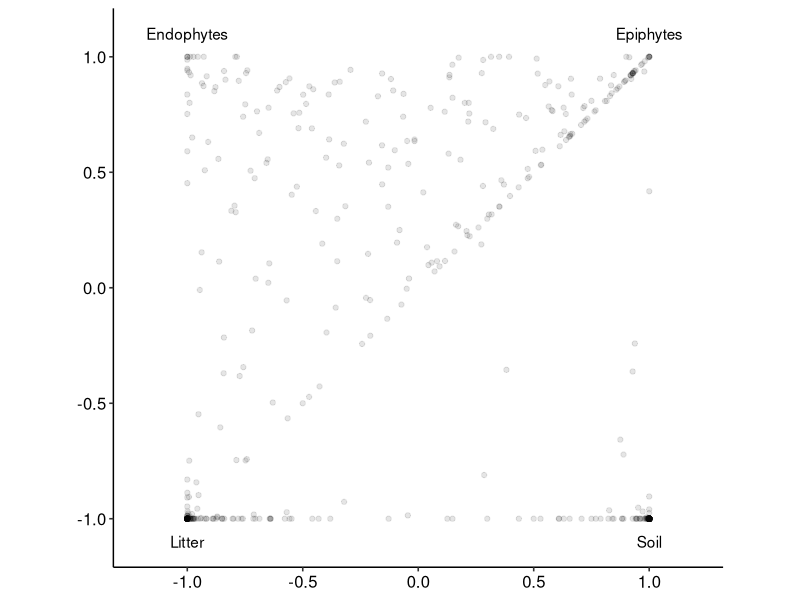
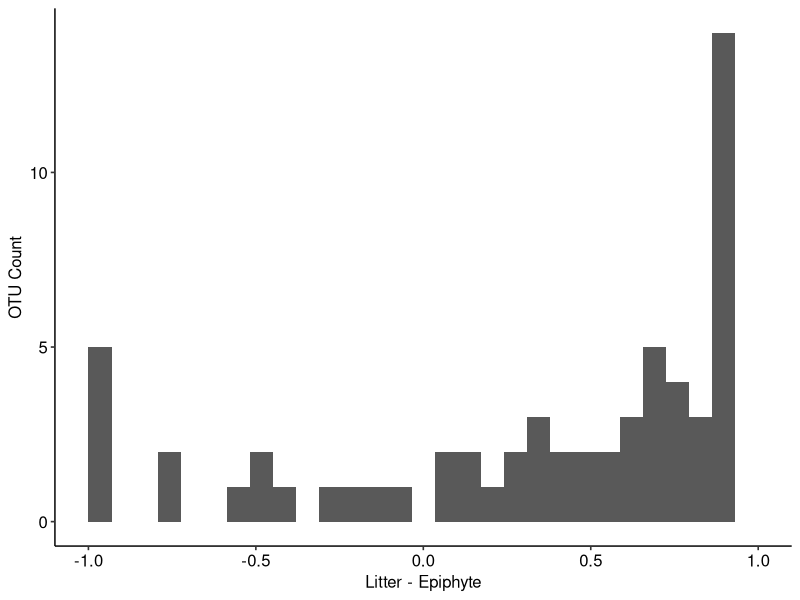
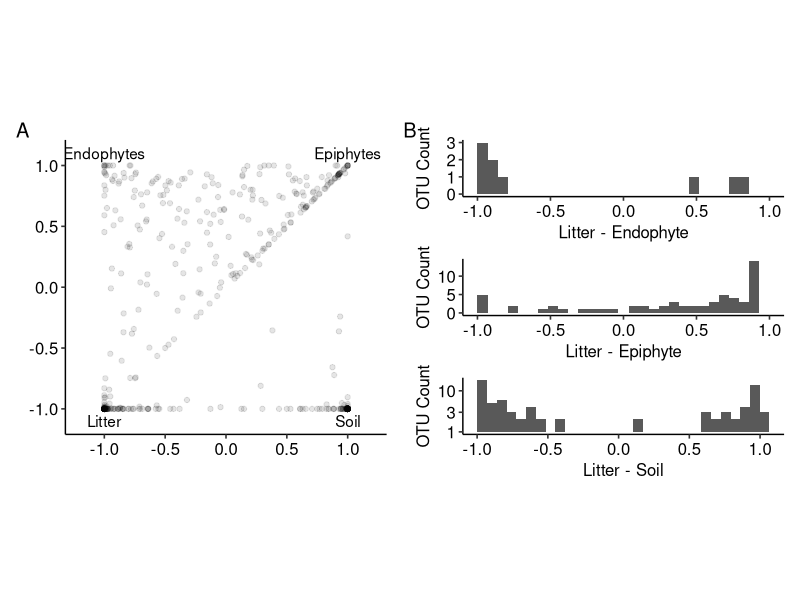
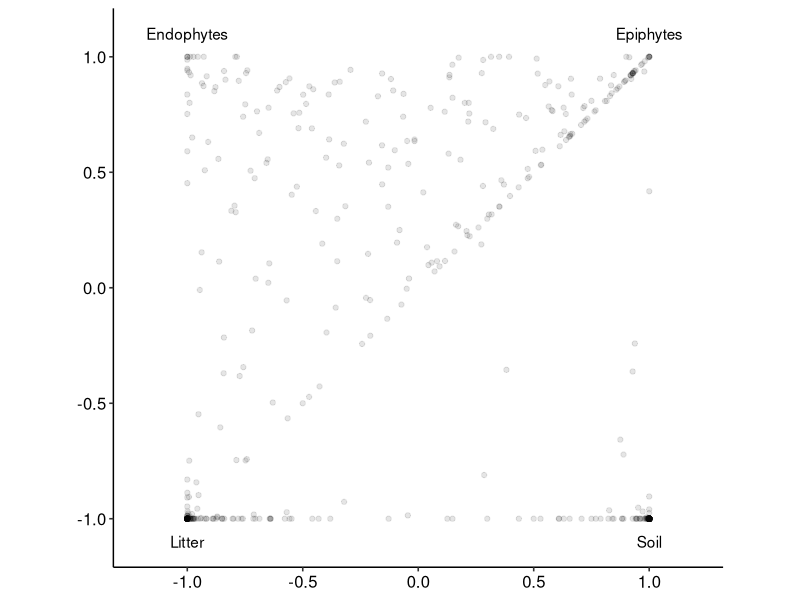
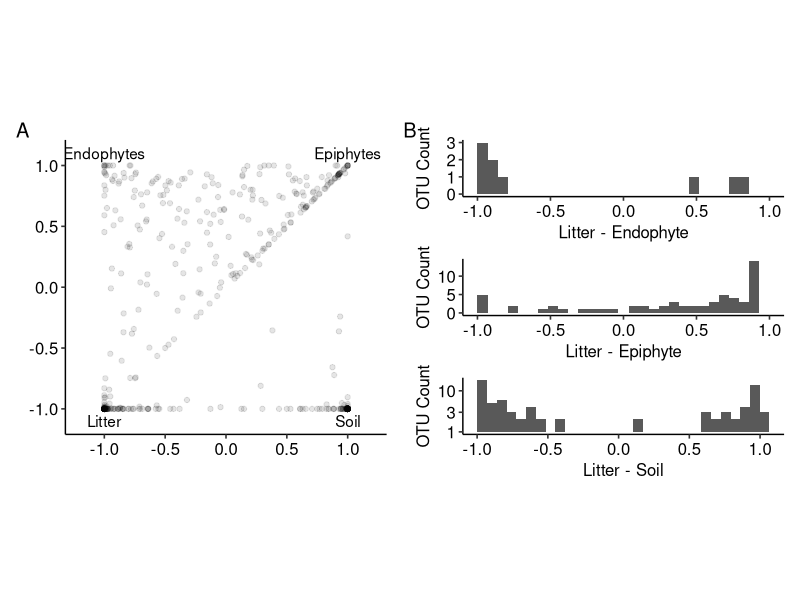

Generate these figures, in order, with R:
library(ggplot2)
library(ggpubr)
library(patchwork)

setwd("C:/Users/julia/OneDrive - Michigan State University/Documents/MSU/Undergrad/Fall 2018/PLP 847/miseq_dat/Leaf_litter_communities")
wts_wo_negs <- c(rep(18,18), rep(10,10), rep(8, 8), rep(10, 10)) # Vector for weighting abundance by number of samples per substrate
map_wo_negs <- as.matrix(read.csv("./Data/DEM_map_wo_negs.csv", stringsAsFactors = F))
rare_otu <- as.matrix(read.csv("./Data/Rare_otu_table.csv"))

prop_otu_dat <- rare_otu # Assign the table to new df to maintain shape

for (i in 1:dim(rare_otu)[2]){ # for each column
  prop_otu_dat[,i] <- rare_otu[,i]/(sum(rare_otu[,i])*wts_wo_negs[i]) # Calculate proportions and scale by # of samples per substrate
}
prop_otu_dat_trim <- prop_otu_dat[rowSums(prop_otu_dat) > 4 * 0.0001,]

prop_otu_dat_trim
pie_df <- data.frame(dim(prop_otu_dat_trim)[1]) # New dataframe for proportions
for (subst in unique(map_wo_negs["Substrate",])){ # For each substrate
  pie_col <- rowSums(prop_otu_dat_trim[,map_wo_negs["Substrate",] == subst]) # Take total reads per substrate
  pie_df <- cbind(pie_df, pie_col) # Add column to df
}

pie_df <- pie_df[,2:5] # take the data columns

colnames(pie_df) <- unique(map_wo_negs["Substrate",]) # Rename columns with substrate
row_sums <- rowSums(pie_df) # rowsums to scale
for (i in colnames(pie_df)){ # scale abundance by total in reads in dataset
  pie_df[,i] <- pie_df[,i]/row_sums
}
pie_df

# Make dataframe with axes corresponding to proportions of reads by substrate
am.coords <- as.data.frame(as.matrix(cbind(pie_df["Epi"] + pie_df["Soil"] - pie_df["Endo"] - pie_df["Lit"],
                        pie_df["Epi"] - pie_df["Soil"] + pie_df["Endo"] - pie_df["Lit"]), ncol=2))
colnames(am.coords) <- c("Epi_Litter", "End_Soil")

# Dataframe to make labels on the corners
corners <- data.frame(x=c(-1, -1, 1, 1),
                      y=c(-1.1, 1.1, -1.1, 1.1),
                      labels = c("Litter", "Endophytes", "Soil", "Epiphytes"))

g <- ggplot(am.coords, aes(x=Epi_Litter, y=End_Soil)) +
  geom_text(data=corners, aes(x=x,y=y,label=labels)) +
  coord_fixed(ratio=1, xlim=c(-1.2, 1.2), ylim=c(-1.1, 1.1)) +
  geom_point(alpha=0.1) +
  theme_pubr() +
  labs(x=NULL, y=NULL)
  # theme(axis.ticks=element_blank(),
  #       axis.line=element_blank(),
  #       axis.text.x=element_blank(),
  #       axis.text.y=element_blank())
g
ggsave("./Figures/density_shared_OTUs.png", g, width = 6, height = 6, units="in")

# Histograms to show belongingness of 2-substrate OTUs where one substrate is litter
N_L_hist <- ggplot(am.coords[am.coords$Epi_Litter == -1 & abs(am.coords$End_Soil) < 1,],
                   aes(End_Soil)) +
  geom_histogram() + labs(x="Litter - Endophyte", y = "OTU Count", tag = "B") + theme_pubr() + xlim(-1, 1)
# S_P_hist <- ggplot(am.coords[am.coords$Epi_Litter == 1 & abs(am.coords$End_Soil) < 1,],
#                    aes(End_Soil)) +
#   geom_histogram() + labs(x="Soil - Epiphyte") + theme_pubr()  + xlim(-1, 1)
L_S_hist <- ggplot(am.coords[am.coords$End_Soil == -1 & abs(am.coords$Epi_Litter) < 1,],
                   aes(Epi_Litter)) +
  geom_histogram() + scale_y_log10() + labs(x="Litter - Soil", y = "OTU Count") + theme_pubr()
# N_P_hist <- ggplot(am.coords[am.coords$End_Soil == 1,], aes(Epi_Litter)) +
#   geom_histogram() + scale_y_log10() + labs(x="Endophyte - Epiphyte") + theme_pubr()
L_P_hist <- ggplot(am.coords[am.coords$End_Soil == am.coords$Epi_Litter & abs(am.coords$End_Soil) < 1,],
                   aes(End_Soil)) +
  geom_histogram() + labs(x="Litter - Epiphyte", y = "OTU Count")  + theme_pubr()  + xlim(-1, 1)
L_P_hist

density_excl <- g + labs(tag="A") | (N_L_hist / L_P_hist /  L_S_hist ) #/ S_P_hist / N_P_hist )
density_excl
ggsave("./Figures/density_shared_and_excl_OTUs.png", density_excl, width = 12, height = 8, units="in")
